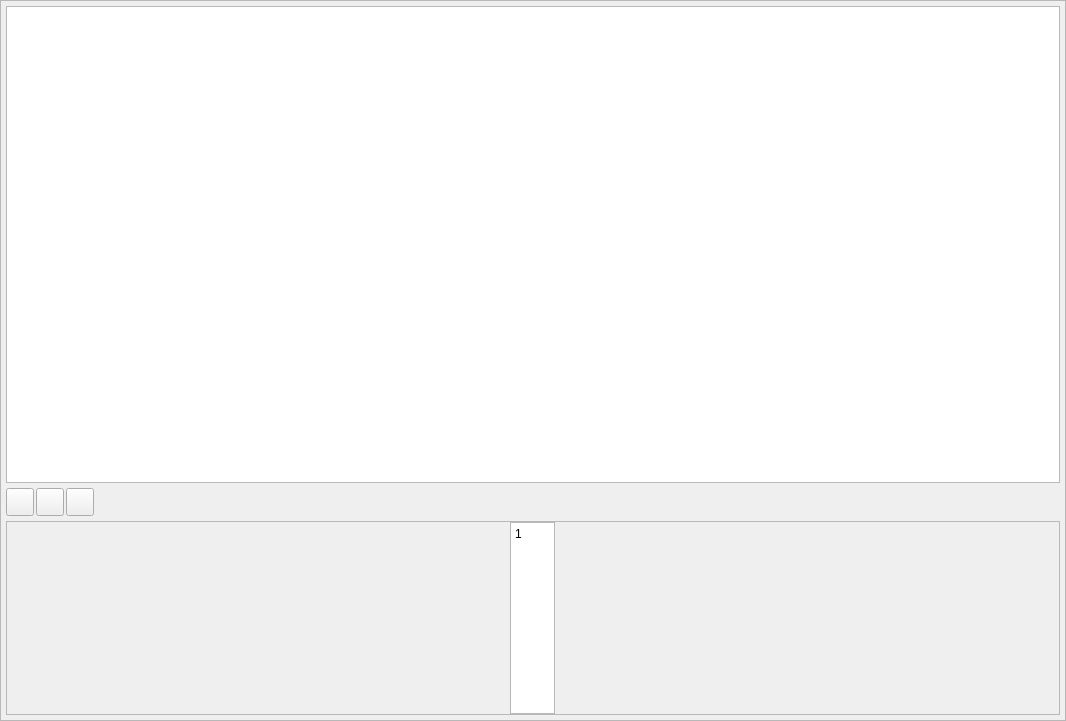
<?xml version="1.0" encoding="UTF-8"?>
<ui version="4.0">
 <class>log_widget</class>
 <widget class="QWidget" name="log_widget">
  <property name="geometry">
   <rect>
    <x>0</x>
    <y>0</y>
    <width>1066</width>
    <height>721</height>
   </rect>
  </property>
  <property name="sizePolicy">
   <sizepolicy hsizetype="Fixed" vsizetype="Fixed">
    <horstretch>0</horstretch>
    <verstretch>0</verstretch>
   </sizepolicy>
  </property>
  <property name="minimumSize">
   <size>
    <width>550</width>
    <height>0</height>
   </size>
  </property>
  <property name="windowTitle">
   <string>Form</string>
  </property>
  <layout class="QVBoxLayout" name="verticalLayout">
   <property name="spacing">
    <number>0</number>
   </property>
   <property name="leftMargin">
    <number>0</number>
   </property>
   <property name="topMargin">
    <number>0</number>
   </property>
   <property name="rightMargin">
    <number>0</number>
   </property>
   <property name="bottomMargin">
    <number>0</number>
   </property>
   <item>
    <widget class="QFrame" name="frame">
     <property name="minimumSize">
      <size>
       <width>0</width>
       <height>50</height>
      </size>
     </property>
     <property name="frameShape">
      <enum>QFrame::StyledPanel</enum>
     </property>
     <property name="frameShadow">
      <enum>QFrame::Raised</enum>
     </property>
     <layout class="QVBoxLayout" name="verticalLayout_2">
      <property name="spacing">
       <number>5</number>
      </property>
      <property name="leftMargin">
       <number>5</number>
      </property>
      <property name="topMargin">
       <number>5</number>
      </property>
      <property name="rightMargin">
       <number>5</number>
      </property>
      <property name="bottomMargin">
       <number>5</number>
      </property>
      <item>
       <widget class="QTextEdit" name="log_textEdit">
        <property name="readOnly">
         <bool>true</bool>
        </property>
        <property name="textInteractionFlags">
         <set>Qt::TextSelectableByMouse</set>
        </property>
       </widget>
      </item>
      <item>
       <layout class="QHBoxLayout" name="horizontalLayout">
        <property name="spacing">
         <number>2</number>
        </property>
        <item>
         <widget class="QPushButton" name="log_execute_pushButton">
          <property name="minimumSize">
           <size>
            <width>28</width>
            <height>28</height>
           </size>
          </property>
          <property name="maximumSize">
           <size>
            <width>28</width>
            <height>28</height>
           </size>
          </property>
          <property name="text">
           <string/>
          </property>
         </widget>
        </item>
        <item>
         <widget class="QPushButton" name="log_clear_pushButton">
          <property name="minimumSize">
           <size>
            <width>28</width>
            <height>28</height>
           </size>
          </property>
          <property name="maximumSize">
           <size>
            <width>28</width>
            <height>28</height>
           </size>
          </property>
          <property name="text">
           <string/>
          </property>
         </widget>
        </item>
        <item>
         <widget class="QPushButton" name="log_report_pushButton">
          <property name="minimumSize">
           <size>
            <width>28</width>
            <height>28</height>
           </size>
          </property>
          <property name="maximumSize">
           <size>
            <width>28</width>
            <height>28</height>
           </size>
          </property>
          <property name="text">
           <string/>
          </property>
         </widget>
        </item>
        <item>
         <spacer name="horizontalSpacer">
          <property name="orientation">
           <enum>Qt::Horizontal</enum>
          </property>
          <property name="sizeHint" stdset="0">
           <size>
            <width>40</width>
            <height>3</height>
           </size>
          </property>
         </spacer>
        </item>
       </layout>
      </item>
      <item>
       <widget class="QScrollArea" name="scrollArea">
        <property name="sizePolicy">
         <sizepolicy hsizetype="Expanding" vsizetype="Minimum">
          <horstretch>0</horstretch>
          <verstretch>0</verstretch>
         </sizepolicy>
        </property>
        <property name="widgetResizable">
         <bool>true</bool>
        </property>
        <widget class="QWidget" name="scrollAreaWidgetContents">
         <property name="geometry">
          <rect>
           <x>0</x>
           <y>0</y>
           <width>1052</width>
           <height>192</height>
          </rect>
         </property>
         <property name="sizePolicy">
          <sizepolicy hsizetype="Preferred" vsizetype="Expanding">
           <horstretch>0</horstretch>
           <verstretch>0</verstretch>
          </sizepolicy>
         </property>
         <layout class="QHBoxLayout" name="horizontalLayout_py_script">
          <property name="spacing">
           <number>0</number>
          </property>
          <property name="leftMargin">
           <number>0</number>
          </property>
          <property name="topMargin">
           <number>0</number>
          </property>
          <property name="rightMargin">
           <number>0</number>
          </property>
          <property name="bottomMargin">
           <number>0</number>
          </property>
          <item>
           <widget class="QPlainTextEdit" name="log_lines_plainTextEdit">
            <property name="maximumSize">
             <size>
              <width>45</width>
              <height>200</height>
             </size>
            </property>
            <property name="layoutDirection">
             <enum>Qt::RightToLeft</enum>
            </property>
            <property name="verticalScrollBarPolicy">
             <enum>Qt::ScrollBarAlwaysOff</enum>
            </property>
            <property name="horizontalScrollBarPolicy">
             <enum>Qt::ScrollBarAlwaysOff</enum>
            </property>
            <property name="tabChangesFocus">
             <bool>true</bool>
            </property>
            <property name="plainText">
             <string>1</string>
            </property>
            <property name="textInteractionFlags">
             <set>Qt::NoTextInteraction</set>
            </property>
           </widget>
          </item>
         </layout>
        </widget>
       </widget>
      </item>
     </layout>
    </widget>
   </item>
  </layout>
 </widget>
 <resources/>
 <connections>
  <connection>
   <sender>log_widget</sender>
   <signal>destroyed()</signal>
   <receiver>log_widget</receiver>
   <slot>hide()</slot>
   <hints>
    <hint type="sourcelabel">
     <x>532</x>
     <y>360</y>
    </hint>
    <hint type="destinationlabel">
     <x>532</x>
     <y>360</y>
    </hint>
   </hints>
  </connection>
 </connections>
</ui>
